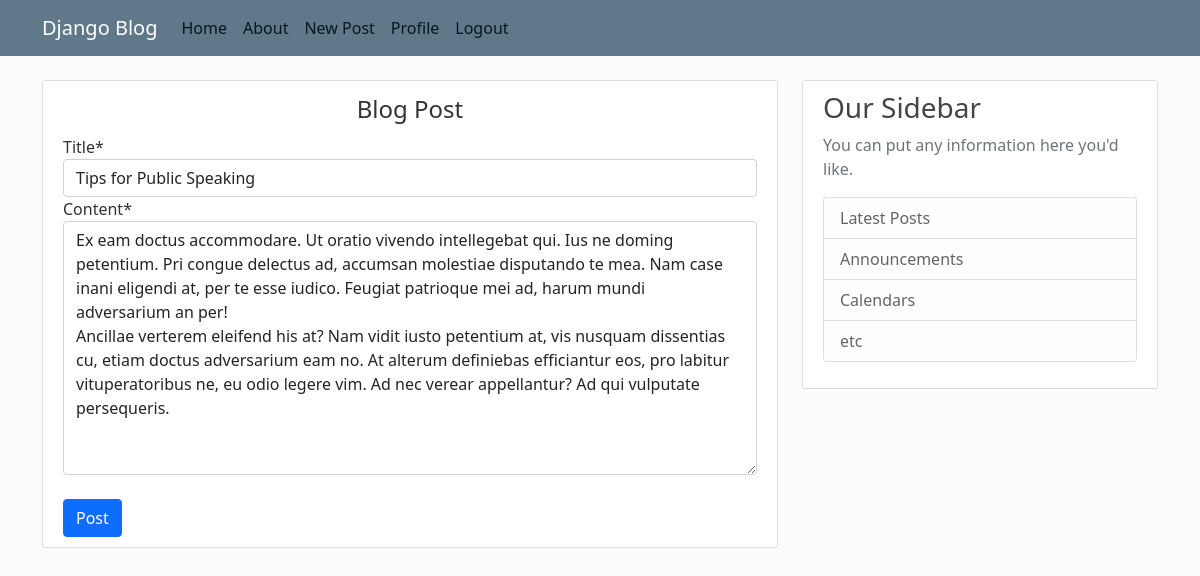
Page /post/22/update (signed in) on the committed database.
### blog/models.py (models this page shows, shortened)
class Post(models.Model):
    title = models.CharField(max_length=100)
    content = models.TextField()
    date_posted = models.DateTimeField(default= timezone.now)
    author = models.ForeignKey(User, on_delete=models.CASCADE)

### blog/views.py (the view, shortened to what this page needs)
# urls.py: path('post/<int:pk>/update',PostUpdateView.as_view(),name='post-update'),
class PostUpdateView(LoginRequiredMixin,UserPassesTestMixin,UpdateView):
    model = Post
    fields = ['title','content']
    def test_func(self):
        post = self.get_object()
        if self.request.user == post.author:
            return True
        return False

### blog/templates/blog/post_form.html (shortened to what this page needs)
{% extends 'blog/base.html'%}
{% load crispy_forms_tags %}
{%block content%}
    <div class = "content-section">
      <form method = "POST" action=''>
        <fieldset class = "form-group">
          <legend class="text-center border-bottom-mb-4">Blog Post</legend>
          {{ form|crispy }}
        </fieldset>
        <br>
        <div class="form-group">
          <button class="btn btn-primary" type="submit">Post</button>
        </div>
      </form>
    </div>
{% endblock content%}

### blog/static/blog/main.css (style rules this page uses)
body { background: #fdfcfc; color: #333333; margin-top: 5rem; }
.content-section { background: #ffffff; padding: 10px 20px; border: 1px solid #dddddd; border-radius: 3px; margin-bottom: 20px; }

### rows in the picture
Post: title "Tips for Public Speaking", content "Ex eam doctus accommodare. Ut oratio vivendo intellegebat qui. Ius ne doming petentium. Pri congue delectus ad, accumsan molestiae disputando te mea. Nam case inani eligendi at, per te esse iudico. Feugiat patrioque mei ad, harum mundi adversarium an per! Ancillae verterem eleifend his at? Nam vidit iusto petentium at, vis nusquam dissentias cu, etiam doctus adversarium eam no. At alterum definiebas efficiantur eos, pro labitur vituperatoribus ne, eu odio legere vim. Ad nec verear appellantur? Ad qui vulputate persequeris."
